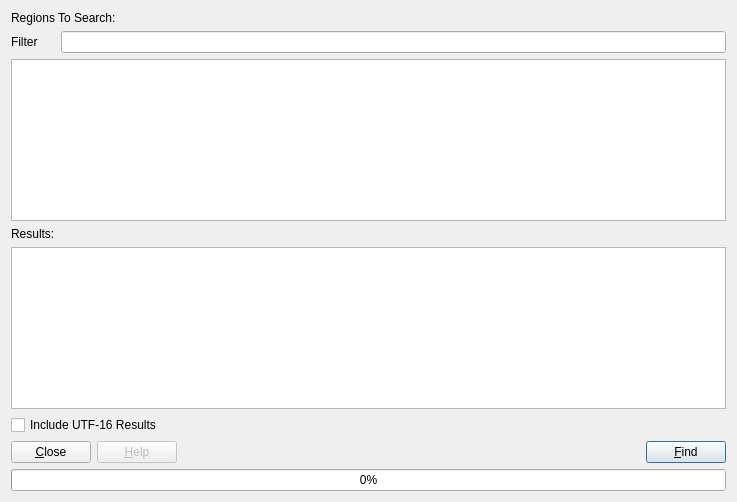
<?xml version="1.0" encoding="UTF-8"?>
<ui version="4.0">
 <author>Evan Teran</author>
 <class>DialogStrings</class>
 <widget class="QDialog" name="DialogStrings">
  <property name="geometry">
   <rect>
    <x>0</x>
    <y>0</y>
    <width>737</width>
    <height>502</height>
   </rect>
  </property>
  <property name="windowTitle">
   <string>String Search</string>
  </property>
  <layout class="QGridLayout" name="gridLayout">
   <item row="0" column="0" colspan="2">
    <widget class="QLabel" name="lblRegions">
     <property name="text">
      <string>Regions To Search:</string>
     </property>
    </widget>
   </item>
   <item row="1" column="0">
    <widget class="QLabel" name="label">
     <property name="text">
      <string>Filter</string>
     </property>
    </widget>
   </item>
   <item row="1" column="1">
    <widget class="QLineEdit" name="txtSearch"/>
   </item>
   <item row="2" column="0" colspan="2">
    <widget class="QTableView" name="tableView">
     <property name="font">
      <font>
       <family>Monospace</family>
      </font>
     </property>
     <property name="editTriggers">
      <set>QAbstractItemView::NoEditTriggers</set>
     </property>
     <property name="alternatingRowColors">
      <bool>true</bool>
     </property>
     <property name="selectionMode">
      <enum>QAbstractItemView::SingleSelection</enum>
     </property>
     <property name="selectionBehavior">
      <enum>QAbstractItemView::SelectRows</enum>
     </property>
     <property name="sortingEnabled">
      <bool>true</bool>
     </property>
     <attribute name="horizontalHeaderStretchLastSection">
      <bool>true</bool>
     </attribute>
    </widget>
   </item>
   <item row="3" column="0">
    <widget class="QLabel" name="lblResults">
     <property name="text">
      <string>Results:</string>
     </property>
    </widget>
   </item>
   <item row="4" column="0" colspan="2">
    <widget class="QListWidget" name="listWidget">
     <property name="font">
      <font>
       <family>Monospace</family>
      </font>
     </property>
     <property name="alternatingRowColors">
      <bool>true</bool>
     </property>
    </widget>
   </item>
   <item row="5" column="0" colspan="2">
    <widget class="QCheckBox" name="search_unicode">
     <property name="text">
      <string>Include UTF-16 Results</string>
     </property>
    </widget>
   </item>
   <item row="6" column="0" colspan="2">
    <layout class="QHBoxLayout">
     <item>
      <widget class="QPushButton" name="btnClose">
       <property name="text">
        <string>&amp;Close</string>
       </property>
      </widget>
     </item>
     <item>
      <widget class="QPushButton" name="btnHelp">
       <property name="enabled">
        <bool>false</bool>
       </property>
       <property name="text">
        <string>&amp;Help</string>
       </property>
      </widget>
     </item>
     <item>
      <spacer>
       <property name="orientation">
        <enum>Qt::Horizontal</enum>
       </property>
       <property name="sizeHint" stdset="0">
        <size>
         <width>40</width>
         <height>20</height>
        </size>
       </property>
      </spacer>
     </item>
     <item>
      <widget class="QPushButton" name="btnFind">
       <property name="text">
        <string>&amp;Find</string>
       </property>
       <property name="default">
        <bool>true</bool>
       </property>
      </widget>
     </item>
    </layout>
   </item>
   <item row="7" column="0" colspan="2">
    <widget class="QProgressBar" name="progressBar">
     <property name="value">
      <number>0</number>
     </property>
     <property name="orientation">
      <enum>Qt::Horizontal</enum>
     </property>
    </widget>
   </item>
  </layout>
 </widget>
 <resources/>
 <connections>
  <connection>
   <sender>btnClose</sender>
   <signal>clicked()</signal>
   <receiver>DialogStrings</receiver>
   <slot>reject()</slot>
   <hints>
    <hint type="sourcelabel">
     <x>66</x>
     <y>425</y>
    </hint>
    <hint type="destinationlabel">
     <x>265</x>
     <y>468</y>
    </hint>
   </hints>
  </connection>
 </connections>
</ui>
